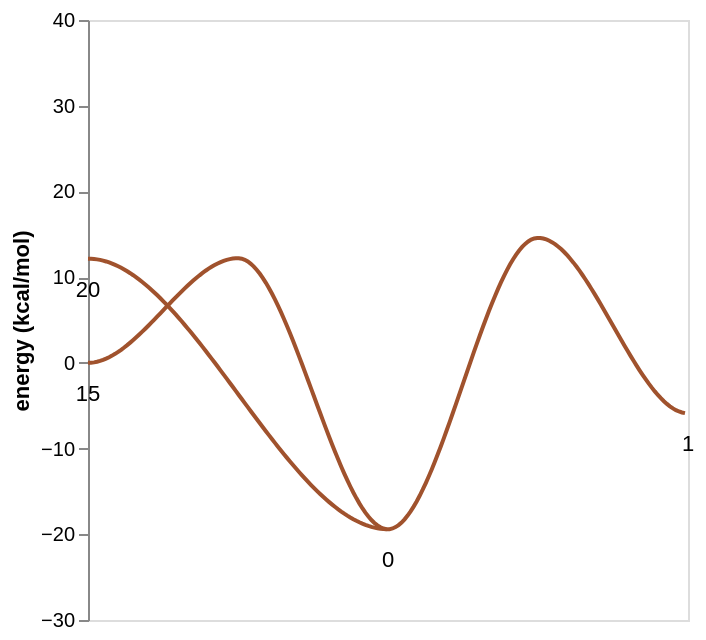

Write notebook code for a chart like this one.
### Code cell
root_key0 = 20
leaf_keys0 = [1]

node_paths0 = mess.surf.node_paths_from_source(surf0, root_key0, leaf_keys=leaf_keys0)
print(node_paths0)

mess.surf.plot_paths(
    surf0,
    [[15, 0, 1], *node_paths0],
    colors=[plot.Color.sienna] * len(node_paths0),
    label=True,
    energy_range=(-30, 40),
)

### Figure 1 — Vega-Lite specification as saved in the notebook (floating-point values rounded to 4 significant figures; data arrays with more than 128 entries replaced by an {"elided": "..."} marker saying what was removed)
{"config": {"view": {"continuousWidth": 300, "continuousHeight": 300}, "axis": {"grid": false}}, "layer": [{"data": {"name": "data-f67be2a3c75a7f448fac98adbff81fc2"}, "mark": {"type": "line"}, "encoding": {"color": {"field": "path", "legend": null, "scale": {"domain": ["0", "1"], "range": ["#a0522d"]}, "type": "nominal"}, "x": {"axis": null, "field": "x", "type": "temporal"}, "y": {"field": "energy", "scale": {"domain": [-30, 40]}, "title": "energy (kcal/mol)", "type": "quantitative"}}, "transform": [{"fold": ["1", "0"], "as": ["path", "energy"]}]}, {"data": {"name": "data-2d9f57d4d9b9dcb2aa000d633e35b6e0"}, "mark": {"type": "text", "baseline": "top", "dy": 10}, "encoding": {"text": {"field": "label", "type": "quantitative"}, "x": {"axis": null, "field": "x", "type": "quantitative"}, "y": {"field": "y", "type": "quantitative"}}}], "$schema": "https://vega.github.io/schema/vega-lite/v5.20.1.json", "datasets": {"data-f67be2a3c75a7f448fac98adbff81fc2": {"elided": "200 records"}, "data-2d9f57d4d9b9dcb2aa000d633e35b6e0": [{"x": 0.0, "y": 0.0, "label": 15}, {"x": 0.5, "y": -19.41, "label": 0}, {"x": 1.0, "y": -5.89, "label": 1}, {"x": 0.0, "y": 12.16, "label": 20}]}}
